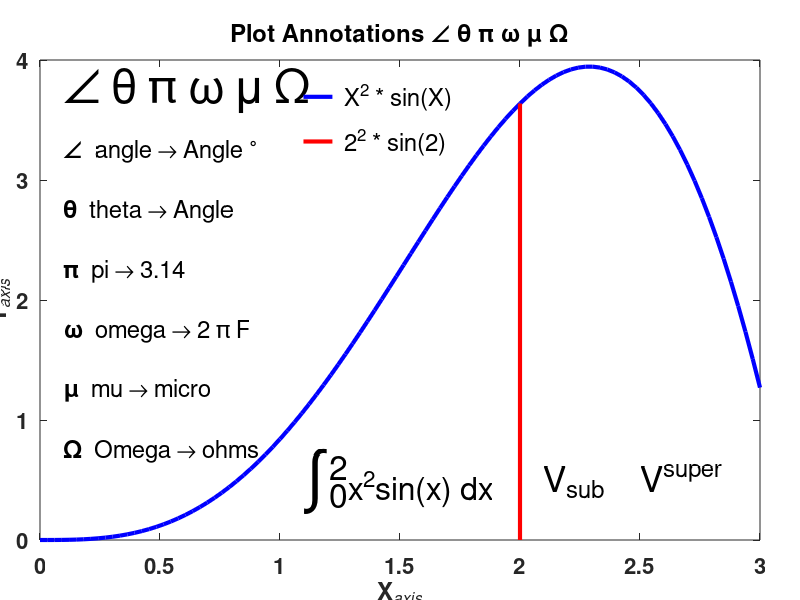

Write MATLAB code to recreate this figure.
% latexAnnnotation
% Example: Using Latex Annotations on a plot.

figure()
set(gcf, 'Position', [207, 624, 1466, 1117]);

x = linspace(0,3);
y = x.^2.*sin(x);
plot(x,y, 'color', 'b', 'linewidth', 3)
line([2,2],[0,2^2*sin(2)], 'color', 'r', 'linewidth', 3)

str2 = '\fontsize{48}\angle \theta \pi \omega \mu \Omega';
text(0.1, 3.75, str2);

str_Theta = '\fontsize{24}\bf\angle\rm  angle \rightarrow Angle ^{\circ}';
text(0.1, 3.25, str_Theta);

str_Theta = '\fontsize{24}\bf\theta\rm  theta \rightarrow Angle';
text(0.1, 2.75, str_Theta);

str_pi = '\fontsize{24}\bf\pi\rm  pi \rightarrow 3.14';
text(0.1, 2.25, str_pi);

str_omega = '\fontsize{24}\bf\omega\rm  omega \rightarrow 2 \pi F';
text(0.1, 1.75, str_omega);

str_mu = '\fontsize{24}\bf\mu\rm  mu \rightarrow micro';
text(0.1, 1.25, str_mu);

str_ohm = '\fontsize{24}\bf\Omega\rm  Omega \rightarrow ohms';
text(0.1, .75, str_ohm);

strL = '\fontsize{64}\int\fontsize{48}{_0^2}\fontsize{32}{x^2sin(x) dx}';
text(1.1, 0.5, strL);

strR = '\fontsize{36}V_{\fontsize{24}sub}    V^{\fontsize{24}super}';
text(2.1, 0.5, strR);

titleStr = '\fontsize{24}Plot Annotations \angle \theta \pi \omega \mu \Omega';
title({titleStr})

set(gca, 'Position', [.05, .1, .9, .8], 'units', 'normalized')
set(gca, 'XLabel', '\fontsize{24}X_{\fontsize{16}\it{axis}}')
set(gca, 'YLabel', '\fontsize{24}Y_{\fontsize{16}\it{axis}}')
set(gca, 'color', 'y')
set(gcf, 'color', 'g')
set(gca, 'fontsize', 16, 'fontweight', 'bold')

legend('\fontsize{24} X^{2} * sin(X)', '\fontsize{24} 2^{2} * sin(2)',...
    'location', 'north')
legend boxoff

%{
\fontsize{24} % Set Font size for following text to 24.
\bf           % Following text is BOLD
\it           % Following Text is itallic
\rm           % Following text has normal. (Not Bold or italic)
\angle \theta \pi \omega \mu \rightarrow   % Special Characters
\int{_0^2}    % Integral symbol with subscript 0 and superscript 2
_{text}       % text in brackets is subscripted
^{text}       % text in brackets is superscripted
_Text         % Letter T is subscripted.  ext is normal
^Text         % Letter T is superscripted  ext is normal

text(x, y, 'some text', 'color', 'r') % Place red text at coordinates (x, y)
colors:
'k' = black
'r' = red
'g' = green
'b' = blue
'y' = yellow
'c' = cyan
'm' = magenta
'w' = white

%}
